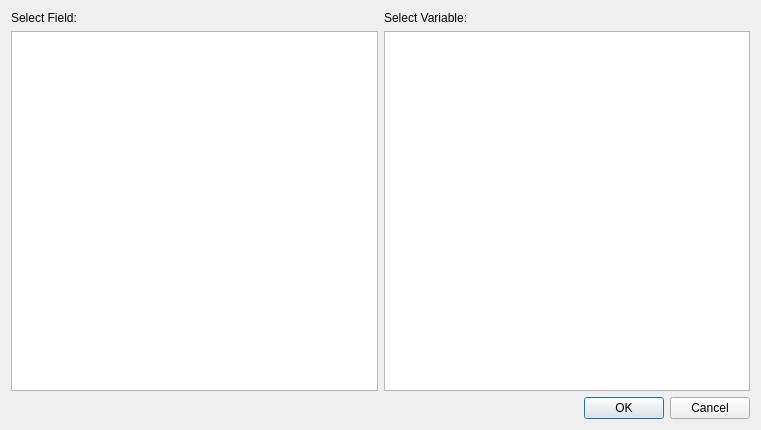
<?xml version="1.0" encoding="UTF-8"?>
<ui version="4.0">
 <class>VariableBinder</class>
 <widget class="QDialog" name="VariableBinder">
  <property name="geometry">
   <rect>
    <x>0</x>
    <y>0</y>
    <width>761</width>
    <height>430</height>
   </rect>
  </property>
  <property name="windowTitle">
   <string>Dialog</string>
  </property>
  <layout class="QVBoxLayout" name="verticalLayout_3">
   <item>
    <layout class="QHBoxLayout" name="horizontalLayout">
     <item>
      <layout class="QVBoxLayout" name="verticalLayout">
       <item>
        <widget class="QLabel" name="label">
         <property name="text">
          <string>Select Field:</string>
         </property>
        </widget>
       </item>
       <item>
        <widget class="QTableView" name="fieldTableView">
         <property name="editTriggers">
          <set>QAbstractItemView::NoEditTriggers</set>
         </property>
         <property name="selectionMode">
          <enum>QAbstractItemView::SingleSelection</enum>
         </property>
         <property name="textElideMode">
          <enum>Qt::ElideNone</enum>
         </property>
         <property name="showGrid">
          <bool>false</bool>
         </property>
         <property name="sortingEnabled">
          <bool>true</bool>
         </property>
         <attribute name="horizontalHeaderMinimumSectionSize">
          <number>23</number>
         </attribute>
         <attribute name="horizontalHeaderStretchLastSection">
          <bool>true</bool>
         </attribute>
         <attribute name="verticalHeaderVisible">
          <bool>false</bool>
         </attribute>
         <attribute name="verticalHeaderDefaultSectionSize">
          <number>24</number>
         </attribute>
        </widget>
       </item>
      </layout>
     </item>
     <item>
      <layout class="QVBoxLayout" name="verticalLayout_2">
       <item>
        <widget class="QLabel" name="label_2">
         <property name="text">
          <string>Select Variable:</string>
         </property>
        </widget>
       </item>
       <item>
        <widget class="QTableView" name="variableTableView">
         <property name="editTriggers">
          <set>QAbstractItemView::NoEditTriggers</set>
         </property>
         <property name="selectionMode">
          <enum>QAbstractItemView::SingleSelection</enum>
         </property>
         <property name="textElideMode">
          <enum>Qt::ElideNone</enum>
         </property>
         <property name="showGrid">
          <bool>false</bool>
         </property>
         <property name="sortingEnabled">
          <bool>true</bool>
         </property>
         <attribute name="horizontalHeaderStretchLastSection">
          <bool>true</bool>
         </attribute>
         <attribute name="verticalHeaderDefaultSectionSize">
          <number>24</number>
         </attribute>
        </widget>
       </item>
      </layout>
     </item>
    </layout>
   </item>
   <item>
    <widget class="QDialogButtonBox" name="buttonBox">
     <property name="orientation">
      <enum>Qt::Horizontal</enum>
     </property>
     <property name="standardButtons">
      <set>QDialogButtonBox::Cancel|QDialogButtonBox::Ok</set>
     </property>
    </widget>
   </item>
  </layout>
 </widget>
 <resources/>
 <connections>
  <connection>
   <sender>buttonBox</sender>
   <signal>accepted()</signal>
   <receiver>VariableBinder</receiver>
   <slot>accept()</slot>
   <hints>
    <hint type="sourcelabel">
     <x>248</x>
     <y>254</y>
    </hint>
    <hint type="destinationlabel">
     <x>157</x>
     <y>274</y>
    </hint>
   </hints>
  </connection>
  <connection>
   <sender>buttonBox</sender>
   <signal>rejected()</signal>
   <receiver>VariableBinder</receiver>
   <slot>reject()</slot>
   <hints>
    <hint type="sourcelabel">
     <x>316</x>
     <y>260</y>
    </hint>
    <hint type="destinationlabel">
     <x>286</x>
     <y>274</y>
    </hint>
   </hints>
  </connection>
 </connections>
</ui>
